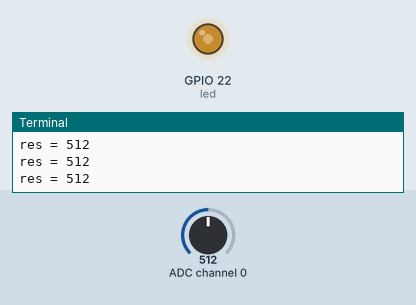
Simulated run of this program. Board: Raspberry Pi (BCM pin numbers). On the bench: output pins drawn as LEDs (lit = HIGH), the last lines printed to the terminal. Inputs (shaded band) come from the test bench; at power-on: ADC channel 0 = 512 (analog values on the 0–1023 scale).

Above: at 1.2 s.
1.3 s: ADC channel 0 set to 716
At 2.6 s:
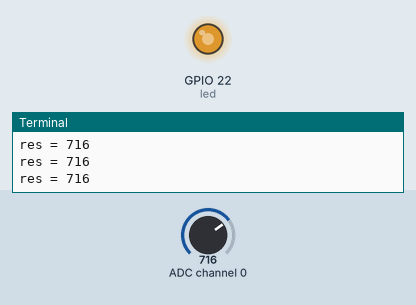
2.9 s: ADC channel 0 set to 900
At 4.0 s:
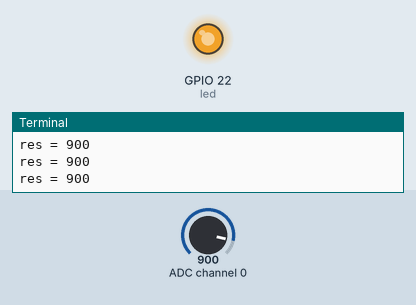
4.5 s: ADC channel 0 set to 122
At 5.2 s:
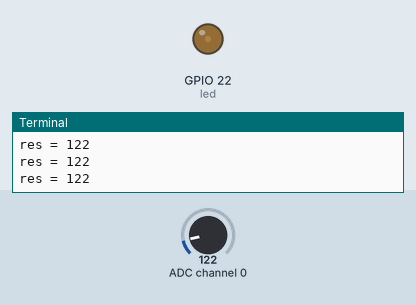
6.1 s: ADC channel 0 set to 0
At 6.5 s:
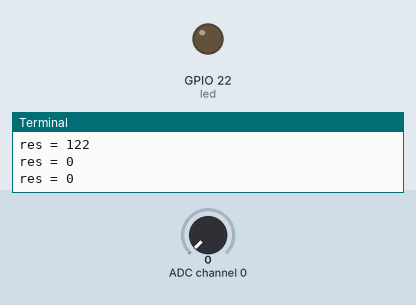
Timing chart, 0 to 8.7 s (numbered marks = the images above; inputs shaded):
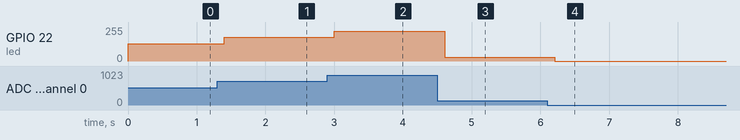

The program:

2.1.7-2_Potentiometer_zero.py
```python
#!/usr/bin/env python3

import spidev
import time
from gpiozero import PWMLED

# Initialize PWM LED on GPIO22
led = PWMLED(22)

# Initialize SPI
spi = spidev.SpiDev()
spi.open(0, 0)  # Bus 0, CS0 (CE0)
spi.max_speed_hz = 1000000

def read_adc(channel):
    """
    Read analog value from MCP3008
    :param channel: ADC channel (0-7)
    :return: 10-bit integer (0-1023)
    """
    if channel < 0 or channel > 7:
        return -1
    # MCP3008 protocol
    adc = spi.xfer2([1, (8 + channel) << 4, 0])
    value = ((adc[1] & 3) << 8) | adc[2]
    return value

def MAP(x, in_min, in_max, out_min, out_max):
    """
    Map a value from one range to another
    """
    return (x - in_min) * (out_max - out_min) / (in_max - in_min) + out_min

try:
    while True:
        # Read from MCP3008 channel 0
        res = read_adc(0)
        print('res = %d' % res)

        # Map 0–1023 to 0–100%
        R_val = MAP(res, 0, 1023, 0, 100)

        # Set LED brightness
        led.value = R_val / 100.0

        time.sleep(0.2)

except KeyboardInterrupt:
    led.value = 0  # Turn off the LED
```

Measured:
- after the input at 1.3 s, GPIO 22 (led): 128/255 → 178/255 after 0.10 s
- after the input at 2.9 s, GPIO 22 (led): 178/255 → 224/255 after 0.10 s
- after the input at 4.5 s, GPIO 22 (led): 224/255 → 30/255 after 0.11 s
- after the input at 6.1 s, GPIO 22 (led): 30/255 → 0/255 after 0.11 s
